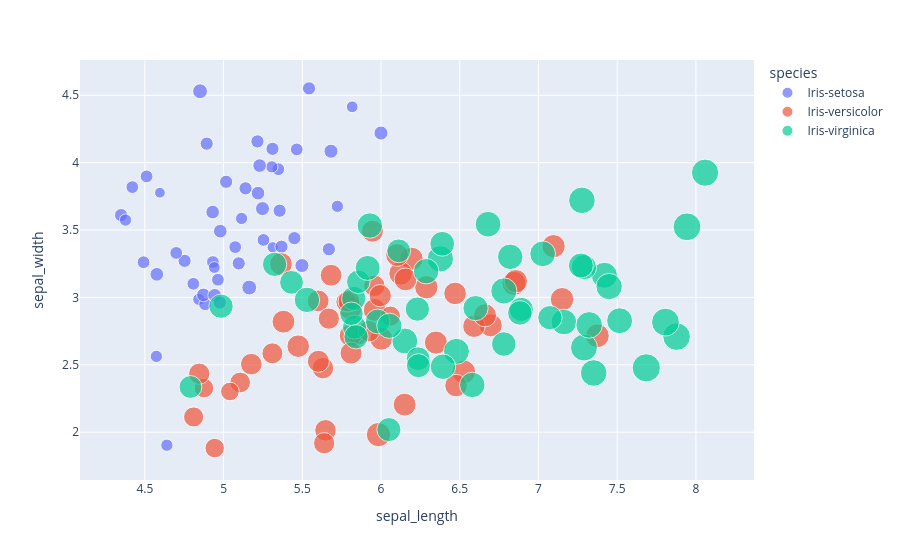

Source (notebook cell):
### Code cell
plot_sepal_noisy = px.scatter(iris_noisy, x="sepal_length", y="sepal_width", color="species", size="petal_length")
plot_sepal_noisy.show()
